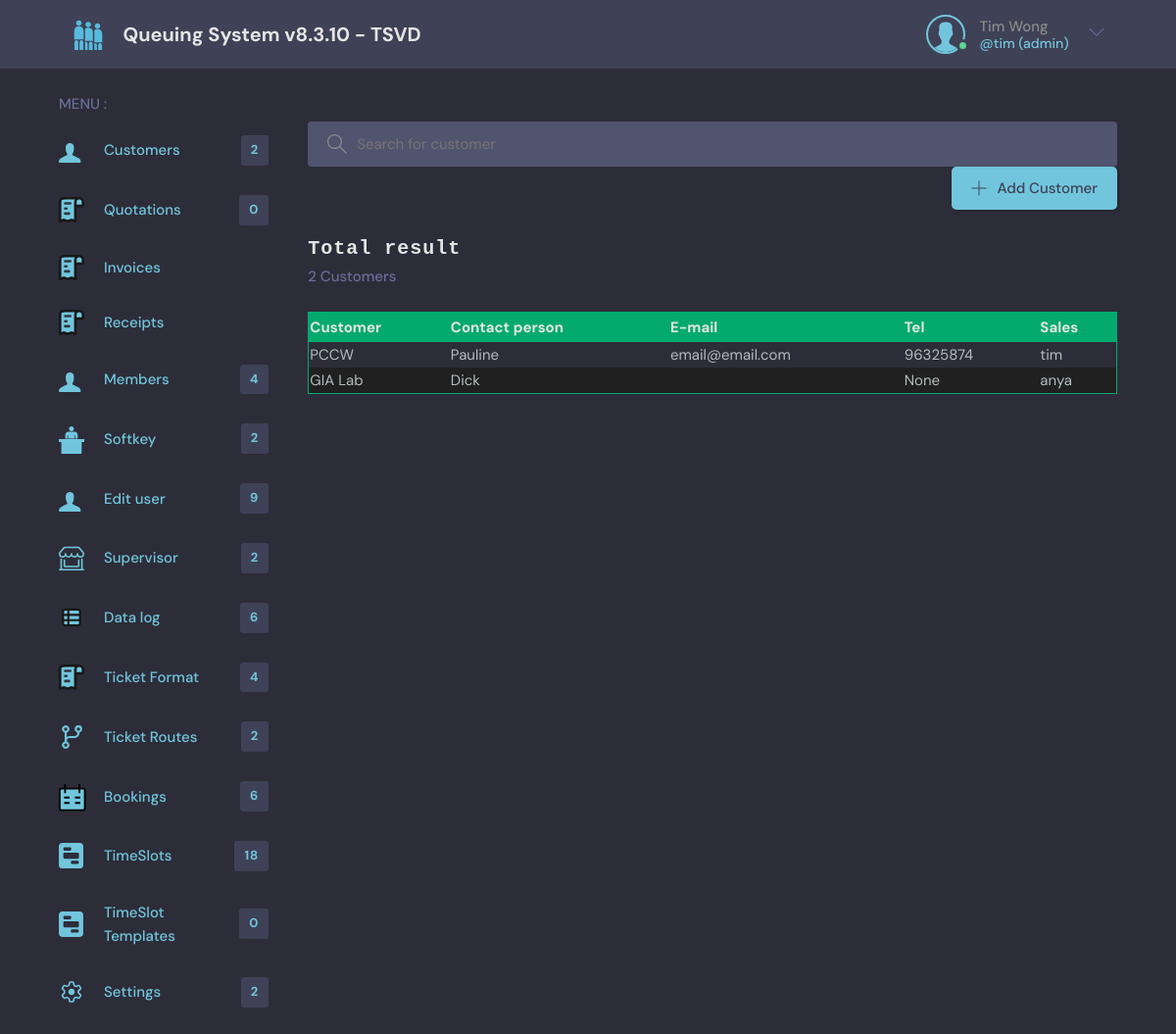
Page /crm/customer/ (signed in) on the earlier database version.
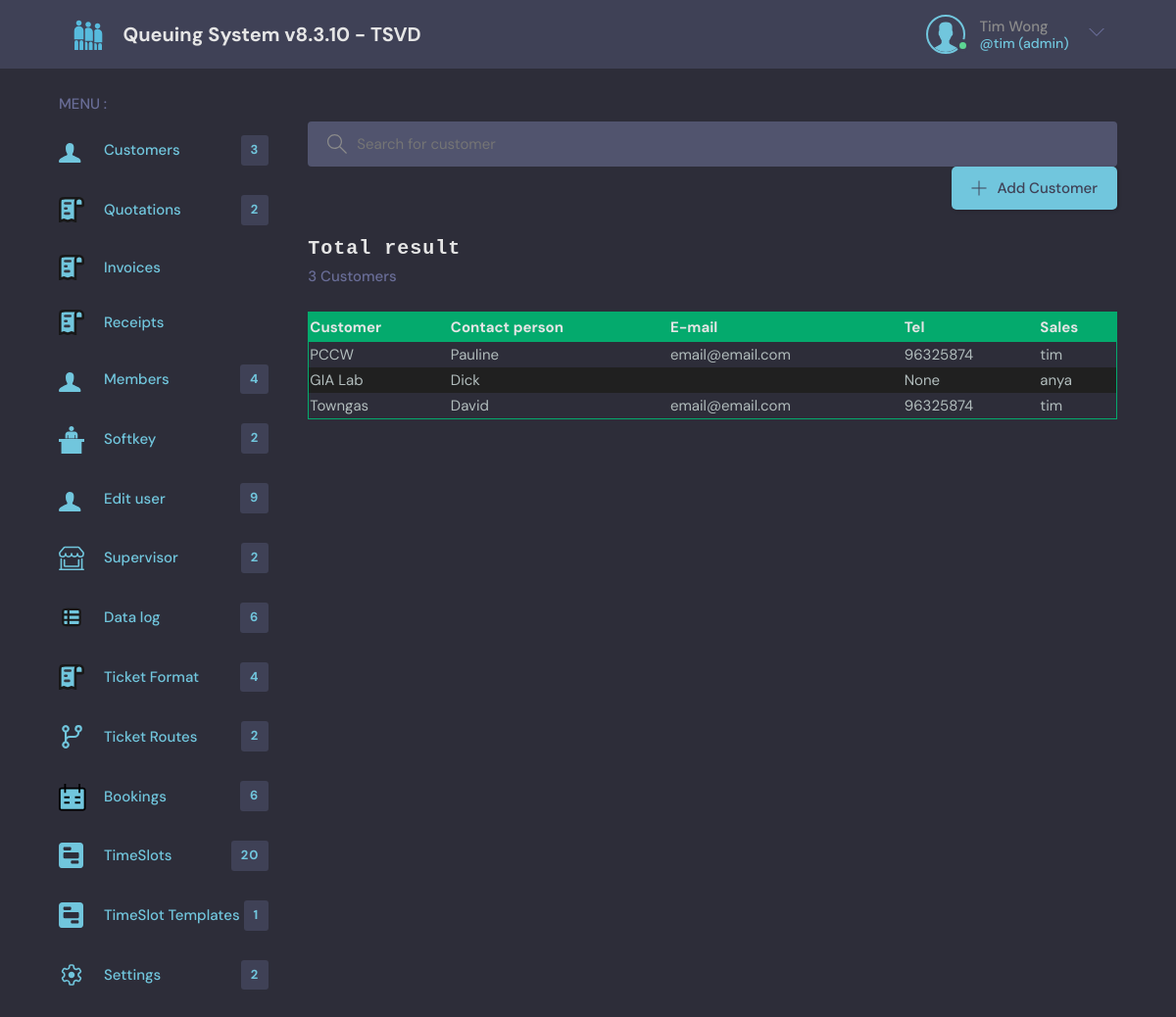
Same page on the later database version.
### crm/models.py (models this page shows, shortened)
class Customer(models.Model):
    company = models.ForeignKey(Company, on_delete=models.CASCADE, null=True, blank=True)
    companyname = models.CharField(max_length=200, null=True, blank=True, verbose_name='Customer Company Name', help_text='Customer company name or individual name')
    contact = models.CharField(max_length=200, null=True, blank=True)
    address = models.CharField(max_length=200, null=True, blank=True)
    email = models.EmailField(null=True, blank=True)
    phone = models.CharField(max_length=200, null=True, blank=True)
    fax = models.CharField(max_length=200, null=True, blank=True)
    referby = models.CharField(max_length=200, null=True, blank=True, verbose_name='Refer by', help_text='')
    sales = models.ForeignKey(User, on_delete=models.SET_NULL, null=True, blank=True, related_name='sales')
    group = models.ForeignKey(CustomerGroup, on_delete=models.SET_NULL, null=True, blank=True)
    source = models.ForeignKey(CustomerSource, on_delete=models.SET_NULL, null=True, blank=True)
    information = models.ForeignKey(CustomerInformation, on_delete=models.SET_NULL, null=True, blank=True)
    member = models.ForeignKey(Member, on_delete=models.SET_NULL, null=True, blank=True, related_name='sales')
    remark = models.CharField(max_length=200, null=True, blank=True)
    createdby = models.ForeignKey(User, on_delete=models.SET_NULL, null=True, blank=True, related_name='customer_createdby')
    updated = models.DateTimeField(auto_now=True)
    created = models.DateTimeField(auto_now_add=True) # auto_now_add just auto add once (the first created)

### base/decorators.py (the view)
    def wrapper_func(request, *args, **kwargs):
        if request.user.is_authenticated == False :
            return redirect('login')
        else:
            return view_func(request, *args, **kwargs)

### crm/templates/crm/customerlist.html (shortened to what this page needs)
{% extends 'main.html' %}
{% block content %}
    <main class="layout layout--2">
      <div class="container">
        {% include 'base/menu.html' %}
        <div class="roomList" style="padding-right: 0rem;padding-left: 4rem;">
          <div class="header__search" >
            <label>
                <input id="id_q" placeholder="Search for customer" value="{{q}}" />
            </label>
          </div>
          <div class="roomList__header">
                <a class="btn btn--main" href="{% url 'customernew' company.ccode %}">
                <svg version="1.1" xmlns="http://www.w3.org/2000/svg" width="32" height="32" viewBox="0 0 32 32">
                  <title>add</title>
                  <path
                    d="M16.943 0.943h-1.885v14.115h-14.115v1.885h14.115v14.115h1.885v-14.115h14.115v-1.885h-14.115v-14.115z"
                  ></path>
                </svg>
                Add Customer
              </a>
            </div>
          <div class="roomList__header">
              <div style="display: flex;">
                <div style="margin-right: 2rem;">
                  <h2>Total result</h2>
                  <p>{{result.count}} Customers</p>
                </div>
              </div>
          </div>
          <div id="userlistarea">
            {% include 'crm/customerlist_list.html' %}
          </div>
      </div>
{% endblock %}

### crm/templates/crm/customerlist_list.html
{% load static %}
<table id="table-style" class="table-style-userlist">
    <thead>
        <tr>
            <th onclick="redirect('sort=customer')">Customer</th>
            <th onclick="redirect('sort=contact')">Contact person</th>
            <th onclick="redirect('sort=email')">E-mail</th>
            <th onclick="redirect('sort=tel')">Tel</th>
            <th onclick="redirect('sort=sales')">Sales</th>
        </tr>
    </thead>
    <tbody>
    {% for customer in result %}
        <tr onclick="window.location='{% url 'customerupdate' customer.id %}' " >
            <td>{{customer.companyname}}</td>
            <td>{{customer.contact}}</td>
            <td>{{customer.email}}</td>
            <td>{{customer.phone}}</td>
            <td>{{customer.sales}}</td>
        </tr>
    {% endfor %}
    </tbody>
</table>

Differences in the rows shown:
added Customer: companyname "Towngas", contact "David", email "email@email.com", phone "96325874", sales "tim"
Other differences:
{{ customers.count }}: "2" → "3"
{{ quotations.count }}: "0" → "2"
{{ timeslots.count }}: "18" → "20"
{{ temps.count }}: "0" → "1"
{{ result.count }}: "2" → "3"
